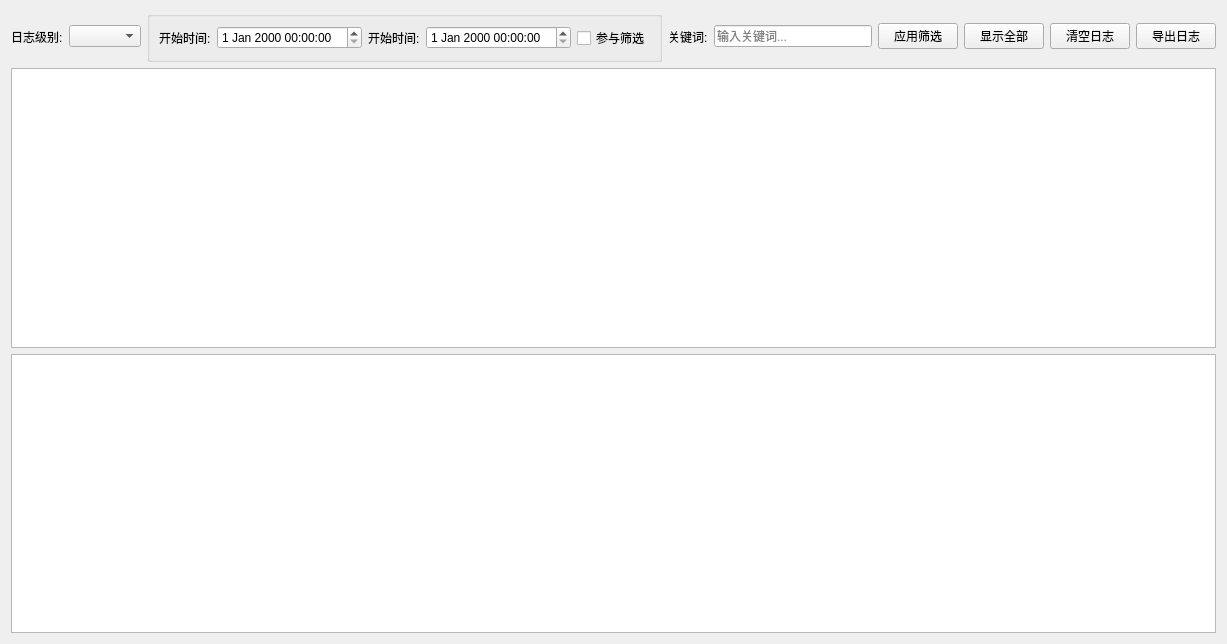
<?xml version="1.0" encoding="UTF-8"?>
<ui version="4.0">
 <class>FormLogShow</class>
 <widget class="QWidget" name="FormLogShow">
  <property name="geometry">
   <rect>
    <x>0</x>
    <y>0</y>
    <width>1227</width>
    <height>644</height>
   </rect>
  </property>
  <property name="windowTitle">
   <string>Form</string>
  </property>
  <layout class="QGridLayout" name="gridLayout_2">
   <item row="2" column="0">
    <widget class="QTextBrowser" name="logTextBrowser"/>
   </item>
   <item row="0" column="0">
    <layout class="QHBoxLayout" name="horizontalLayout_4">
     <item>
      <layout class="QHBoxLayout" name="horizontalLayout_3">
       <item>
        <widget class="QLabel" name="label">
         <property name="text">
          <string>日志级别:</string>
         </property>
        </widget>
       </item>
       <item>
        <widget class="QComboBox" name="levelComboBox"/>
       </item>
      </layout>
     </item>
     <item>
      <widget class="QGroupBox" name="groupBox">
       <property name="title">
        <string/>
       </property>
       <layout class="QGridLayout" name="gridLayout">
        <item row="0" column="0">
         <widget class="QLabel" name="label_2">
          <property name="text">
           <string>开始时间:</string>
          </property>
         </widget>
        </item>
        <item row="0" column="1">
         <widget class="QDateTimeEdit" name="startTimeEdit"/>
        </item>
        <item row="0" column="2">
         <widget class="QLabel" name="label_3">
          <property name="text">
           <string>开始时间:</string>
          </property>
         </widget>
        </item>
        <item row="0" column="3">
         <widget class="QDateTimeEdit" name="endTimeEdit"/>
        </item>
        <item row="0" column="4">
         <widget class="QCheckBox" name="TimecheckBox">
          <property name="text">
           <string>参与筛选</string>
          </property>
         </widget>
        </item>
       </layout>
      </widget>
     </item>
     <item>
      <layout class="QHBoxLayout" name="horizontalLayout_2">
       <item>
        <widget class="QLabel" name="label_4">
         <property name="text">
          <string>关键词:</string>
         </property>
        </widget>
       </item>
       <item>
        <widget class="QLineEdit" name="keywordLineEdit">
         <property name="placeholderText">
          <string>输入关键词...</string>
         </property>
        </widget>
       </item>
      </layout>
     </item>
     <item>
      <layout class="QHBoxLayout" name="horizontalLayout">
       <item>
        <widget class="QPushButton" name="applyFilterButton">
         <property name="text">
          <string>应用筛选</string>
         </property>
        </widget>
       </item>
       <item>
        <widget class="QPushButton" name="showAllButton">
         <property name="text">
          <string>显示全部</string>
         </property>
        </widget>
       </item>
       <item>
        <widget class="QPushButton" name="clearButton">
         <property name="text">
          <string>清空日志</string>
         </property>
        </widget>
       </item>
       <item>
        <widget class="QPushButton" name="exportButton">
         <property name="text">
          <string>导出日志</string>
         </property>
        </widget>
       </item>
      </layout>
     </item>
    </layout>
   </item>
   <item row="1" column="0">
    <widget class="QPlainTextEdit" name="plainTextEdit"/>
   </item>
  </layout>
 </widget>
 <resources/>
 <connections/>
</ui>
